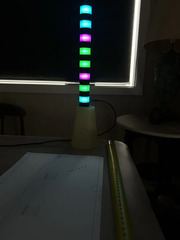
#> input picture img/beacon_02_qvga.jpg, 180 x 240 px; its folder holds 4 pictures in this run
$ python hue_gate.py
#> lines starting #> are read from the running program, lines starting #| are printed output that depends on the picture; after the words box and inside, x2 and y2 are one past the last pixel; in counts of white or black regions, pixels touching at a corner belong together
### scratchpads/scratch_helper.py
"""
Helpers for doing image processing in a REPL
"""

import atexit
import contextlib
import queue
import threading
import time
from pathlib import Path

import cv2
import numpy as np

from imgproc import *

_gui_queue: queue.Queue = queue.Queue()
_gui_thread: threading.Thread | None = None
_SHOW_TIMEOUT = 2.0


def _gui_loop() -> None:
    """
    OpenCV's HighGUI is not thread-safe: every window call (imshow, waitKey,
    getWindowProperty, destroyWindow) must come from the same single thread.
    All window work is therefore funnelled here.
    """

    # name -> whether the window has ever been reported visible
    tracked: dict[str, bool] = {}
    while True:
        try:
            msg = _gui_queue.get(timeout=0.05)
        except queue.Empty:
            msg = None
        if msg is not None:
            kind, name, payload, done, errors = msg
            try:
                if kind == "show":
                    cv2.imshow(name, payload)
                    tracked.setdefault(name, False)
                    cv2.waitKey(1)
                elif kind == "close":
                    tracked.pop(name, None)
                    cv2.destroyWindow(name)
                elif kind == "quit":
                    with contextlib.suppress(cv2.error):
                        cv2.destroyAllWindows()
                    return
            except cv2.error as exc:
                errors.append(exc)
            finally:
                done.set()
            continue
        for name in list(tracked):
            try:
                visible = cv2.getWindowProperty(name, cv2.WND_PROP_VISIBLE) >= 1
            except cv2.error:
                visible = False
            if visible:
                tracked[name] = True
            elif tracked[name]:
                with contextlib.suppress(cv2.error):
                    cv2.destroyWindow(name)
                del tracked[name]
        if tracked:
            cv2.waitKey(50)
        else:
            time.sleep(0.05)


def _ensure_gui_thread() -> None:
    global _gui_thread
    if _gui_thread is not None and _gui_thread.is_alive():
        return
    _gui_thread = threading.Thread(target=_gui_loop, name="cv-highgui", daemon=True)
    _gui_thread.start()


# [5 lines left out: function _shutdown_gui, not called in this run]


atexit.register(_shutdown_gui)


def load(path: str | Path) -> np.ndarray:
    img = cv2.imread(str(path))
#> img is the input picture: shape (240, 180, 3); mean B, G, R 29.3, 32.3, 29.6
    assert img is not None
    return img


def show(img: np.ndarray, window_name="img"):
    _ensure_gui_thread()
    clean_img = bin2grey(img) if img.dtype == np.bool_ else img
    done = threading.Event()
    errors: list[cv2.error] = []
    _gui_queue.put(("show", window_name, clean_img.copy(), done, errors))
    done.wait(timeout=_SHOW_TIMEOUT)
    if errors:
        raise errors[0]


def show_many(items, window_name="img", cols=3):
    entries = []
    for item in items:
        if isinstance(item, tuple):
            img, label = item
        else:
            img, label = item, None
        if img.dtype == np.bool_:
            img = cv2.cvtColor(bin2grey(img), cv2.COLOR_GRAY2RGB)
        elif img.ndim == 2:
            img = cv2.cvtColor(img, cv2.COLOR_GRAY2RGB)
        else:
            img = img.copy()
        entries.append((img, label))

    rows = []
    for start in range(0, len(entries), cols):
        row = entries[start : start + cols]
        row_h = max(img.shape[0] for img, _ in row)
        has_label = any(label is not None for _, label in row)
        pad = 28 if has_label else 0
        row_imgs = []
        for img, label in row:
            h, w = img.shape[:2]
            new_w = max(1, round(w * row_h / h))
            if (new_w, row_h) != (w, h):
                interp = cv2.INTER_AREA if row_h < h else cv2.INTER_LINEAR
                img = cv2.resize(img, (new_w, row_h), interpolation=interp)
            if pad:
                padded = np.full((row_h + pad, new_w, 3), 255, dtype=np.uint8)
                padded[pad:] = img
                if label is not None:
                    cv2.putText(
                        padded,
                        str(label),
                        (4, 20),
                        cv2.FONT_HERSHEY_SIMPLEX,
                        0.6,
                        (0, 0, 0),
                        1,
                        cv2.LINE_AA,
                    )
                img = padded
            img = cv2.copyMakeBorder(
                img, 8, 8, 8, 8, cv2.BORDER_CONSTANT, value=(255, 255, 255)
            )
            row_imgs.append(img)
        rows.append(np.hstack(row_imgs))

    max_w = max(row.shape[1] for row in rows)
    rows = [
        np.hstack(
            [row, np.zeros((row.shape[0], max_w - row.shape[1], 3), dtype=row.dtype)]
        )
        if row.shape[1] < max_w
        else row
        for row in rows
    ]
    show(np.vstack(rows), window_name)

### imgproc.py
import math

import cv2
import numpy as np


def thresh_otsu(img):
    """Returns: otsu threshold value, thresholded image"""
    val, threshed = cv2.threshold(img, 0, 255, cv2.THRESH_BINARY + cv2.THRESH_OTSU)
    return val, threshed


# [4 lines left out: function to_grey, not called in this run]


def bin2grey(sel: np.ndarray) -> np.ndarray:
    """DEPRECATED: use to_grey"""
    return (sel * np.uint8(255)).astype(np.uint8)


def to_rgb(img: np.ndarray):
    if img.dtype == np.bool_:
        return cv2.cvtColor(bin2grey(img), cv2.COLOR_GRAY2RGB)
    elif img.ndim == 2:
        return cv2.cvtColor(img, cv2.COLOR_GRAY2RGB)
    else:
        # defensive copy as other conversions produce new image
        return img.copy()


def keep_top_k_pc(img: np.ndarray, k: float):
    cutoff = np.quantile(img, 1.0 - k / 100)
    return img >= cutoff


def drawdot(
    img: np.ndarray,
    xy: tuple[int | float, int | float],
    colour=(0, 0, 255),
    thickness=2,
):
    """Draws a dot on the given image"""
    xy = (math.floor(xy[0]), math.floor(xy[1]))
    return cv2.circle(img, xy, 2, colour, thickness)


# [4 lines left out: function draw_vline, not called in this run]


def moments(img: np.ndarray):
    """Returns the weighted x,y moments of the image"""
    moments = cv2.moments(img)
    if moments["m00"] == 0:
        return None, None
    else:
        return (moments["m10"] / moments["m00"], moments["m01"] / moments["m00"])


# [19 lines left out: function render_1d_vals, not called in this run]

### scratchpads/hue_gate.py
from collections.abc import Iterable

import cv2

from scratchpads.scratch_helper import *

IMGS = sorted(Path("img").glob("*.jpg"))
IMG_PATH = IMGS[1]


def led_hues_mask(hue_channel: np.ndarray):
    hue_green = (40, 85)
    hue_blue = (95, 130)
    hue_pink = (140, 179)

    def hue_mask(hue: np.ndarray, hue_ranges: Iterable[tuple[int, int]]) -> np.ndarray:
        """Boolean mask of pixels whose hue falls in one of the color windows."""
        mask = np.zeros(hue.shape, dtype=bool)
        for lower, upper in hue_ranges:
            mask |= (hue >= lower) & (hue <= upper)
        return mask

    return hue_mask(hue_channel, (hue_green, hue_blue, hue_pink))


image = load(IMG_PATH)
hsv = cv2.cvtColor(image, cv2.COLOR_BGR2HSV)
#> hsv: shape (240, 180, 3); mean H, S, V 51.5, 87, 34.4
h, s, v = cv2.split(hsv)
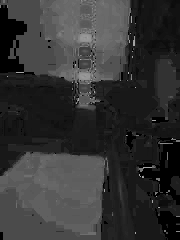
#> h: shape (240, 180); min 0, max 177, mean 51.5
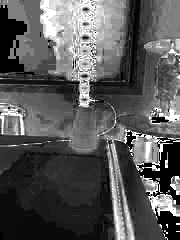
#> s: shape (240, 180); min 0, max 255, mean 87

# otsu threshold (adaptive, kinda like k-means to find foreground)
val, v_threshed = thresh_otsu(v)
#> in thresh_otsu, `val, threshed = cv2.threshold(img, 0, 255, cv2.THRESH_BINARY + cv2.THR..`:
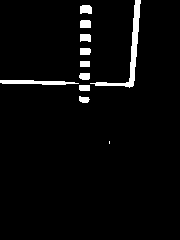
#> threshed: shape (240, 180); 3.4% white; 11 white regions (1 under 20 px), largest, box (x1, y1, x2, y2) and area: (90, 0, 141, 88) 622, (0, 80, 79, 85) 275, (80, 5, 92, 14) 97
#> in thresh_otsu, `val, threshed = cv2.threshold(img, 0, 255, cv2.THRESH_BINARY + cv2.THR..`: val = 122
#> val = 122

height, width = v_threshed.shape
#> height = 240; width = 180
col_sum = v_threshed.sum(axis=0).astype(np.float64)
#> col_sum = 180 values, max 19380 at index 134, min 0 at index 141, mean 2110.8

combined_thresh = led_hues_mask(h) & (s >= 60) & v_threshed.astype(np.bool_)
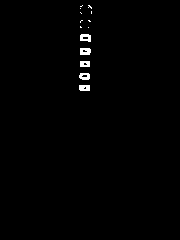
#> combined_thresh: shape (240, 180) bool; 0.79% white; 14 white regions (9 under 20 px), largest, box (x1, y1, x2, y2) and area: (80, 48, 91, 55) 68, (80, 34, 91, 42) 67, (79, 85, 90, 91) 62, (79, 73, 90, 80) 60, (80, 61, 90, 67) 55

show_many(
    [
        (led_hues_mask(h), "LED hue mask"),
        ((s >= 60), "sat mask"),
        (v_threshed, "v otsu thresh"),
        (combined_thresh, "h s v masks combined"),
        (
            drawdot(to_rgb(combined_thresh), moments(bin2grey(combined_thresh))),
            "combined centroid",
        ),
    ]
)
#> in moments, `moments = cv2.moments(img)`: moments = moments, m00 86955, centre m10/m00, m01/m00 = (84.65, 58.19)
#> in drawdot, `xy = (math.floor(xy[0]), math.floor(xy[1]))`: xy = (84, 58)
#> in show_many, `entries = []`: entries = []
#> the loop in show_many, `for item in items:` made 5 passes
#> label on passes 1 to 5: 'LED hue mask', 'sat mask', 'v otsu thresh', 'h s v masks combined', 'combined centroid'
#> pass 2, in show_many, `img, label = item`:
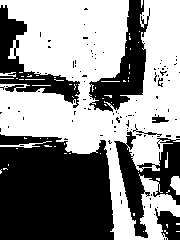
#> img: shape (240, 180) bool; 55.2% white; 108 black regions (100 under 20 px), largest, box (x1, y1, x2, y2) and area: (0, 134, 114, 240) 10636, (89, 0, 150, 112) 2704, (114, 131, 180, 238) 2658
#> after the loop in show_many, `for item in items:`: entries = 5 items
#> the loop in show_many, `for start in range(0, len(entries), cols):` made 2 passes
#> (row_h, has_label, pad) on pass 1: (240, True, 28)
#> (start, row_h, has_label, pad) on pass 2: (3, 240, True, 28)
#> after the loop in show_many, `for start in range(0, len(entries), cols):`:
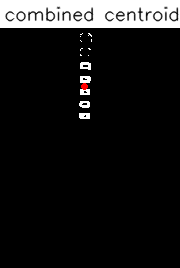
#> padded: shape (268, 180, 3); mean of channels 0, 1, 2 25.8, 25.8, 26; drawn as B, G, R
#> after the loop in show_many, `for start in range(0, len(entries), cols):`: rows = 2 items
#> in show_many, `max_w = max(row.shape[1] for row in rows)`: max_w = 588
#> in show, `clean_img = bin2grey(img) if img.dtype == np.bool_ else img`:
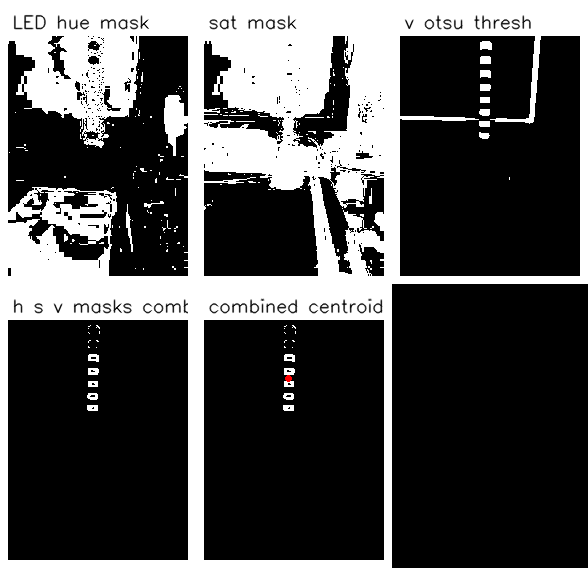
#> clean_img: shape (568, 588, 3); mean of channels 0, 1, 2 78.1, 78.1, 78.2; drawn as B, G, R
